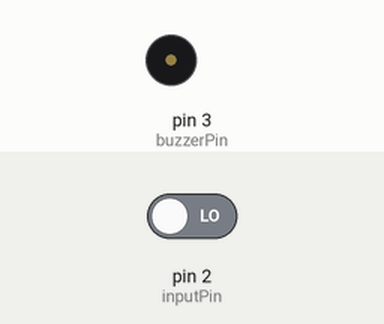
Bench run of a sketch on a simulated Arduino Uno, built with avr-gcc and run on an emulated ATmega328P. Parts: buzzer (waves = sounding, pin HIGH). Inputs (shaded band) come from the test bench; at power-on: pin 2 (inputPin) LOW.

Above: at 2.2 s.
2.3 s: pin 2 (inputPin) driven HIGH
At 3.0 s:
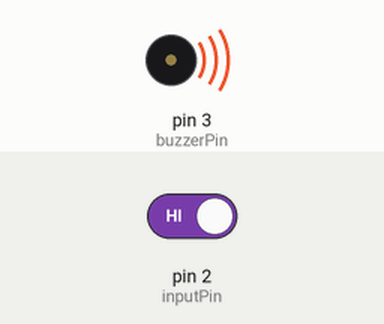
Timing chart, 0 to 5.3 s (numbered marks = the images above; inputs shaded):
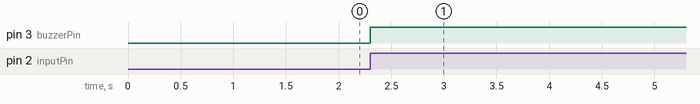

The sketch:

pir_buzzer.ino
```cpp
  //austin j nilavoor
int buzzerPin = 3; //output pin for buzzer
int inputPin = 2; //input pin for pir
int val = 0;

void setup(){
  pinMode(buzzerPin, OUTPUT);
  pinMode(inputPin, INPUT);
  delay(1000);
}
void loop(){
  val = digitalRead(inputPin);
  if (val == HIGH){
    digitalWrite(buzzerPin, HIGH);
  }
}
```

Measured:
- after the input at 2.3 s, pin 3 (buzzerPin): LOW → HIGH at once
